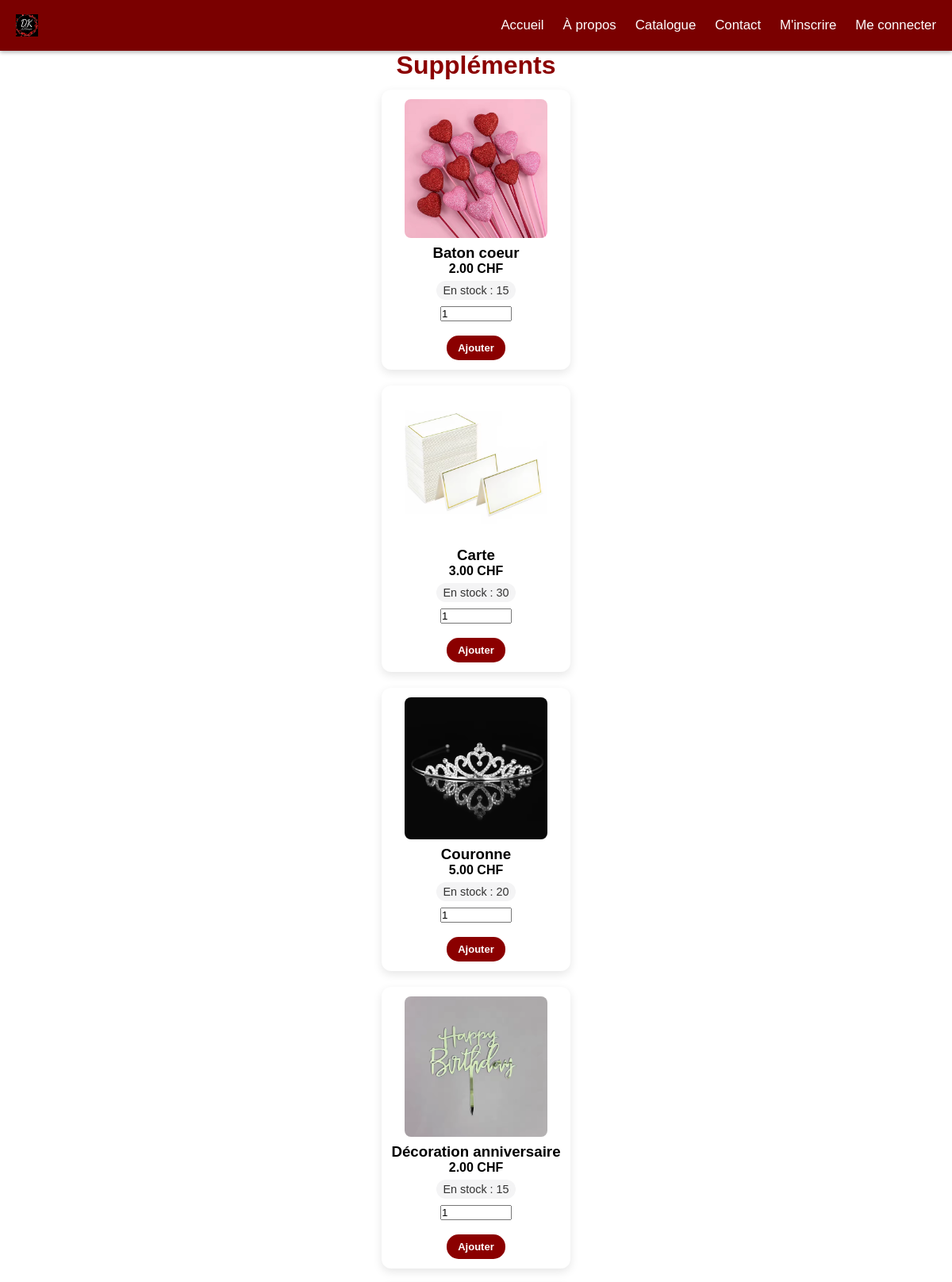
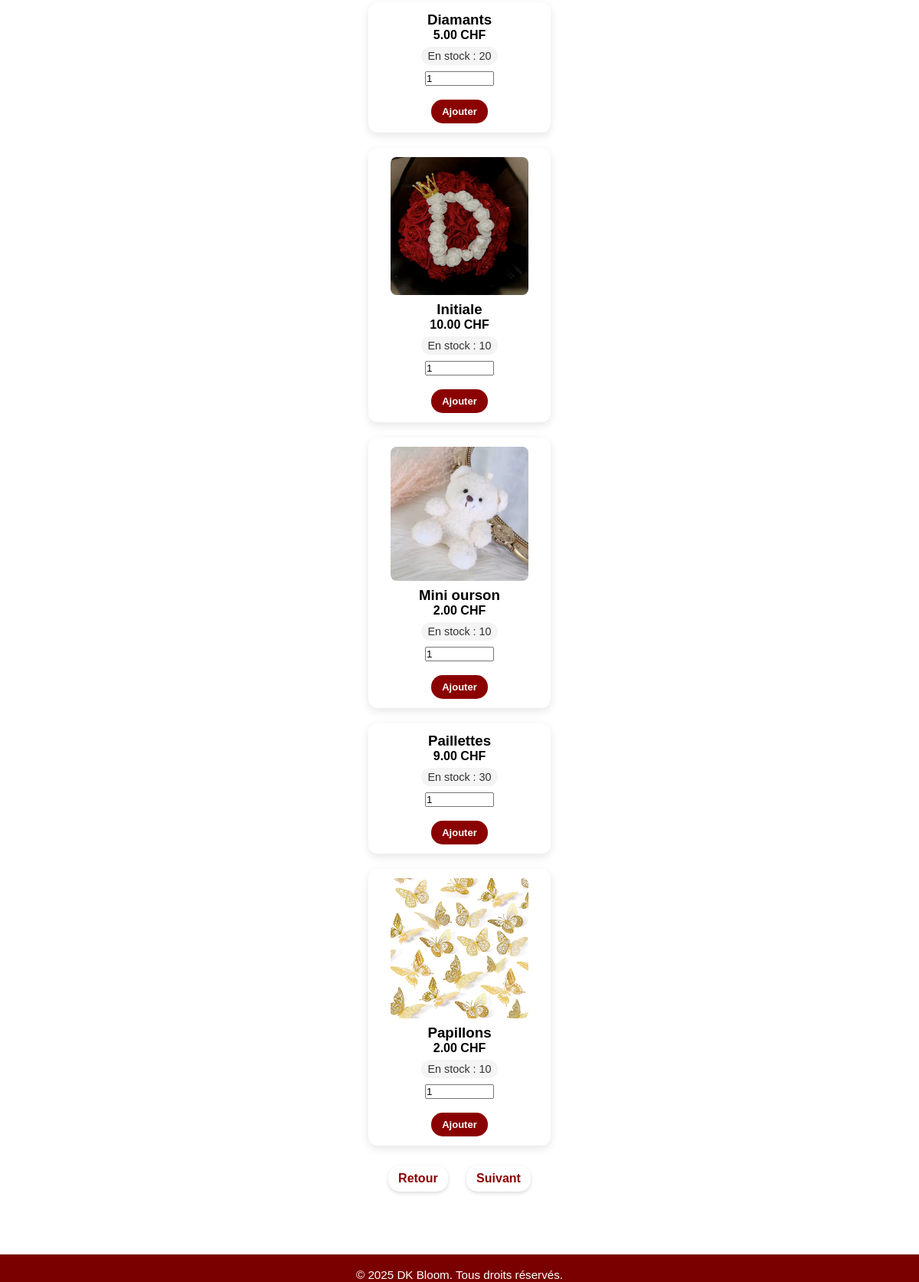
The page /pages/interface_supplement.php on the database its author committed (2 pictures, top to bottom).
### tables this page shows
CREATE TABLE `SUPPLEMENT` (
                              `SUP_ID`            BIGINT PRIMARY KEY AUTO_INCREMENT,
                              `SUP_NOM`           VARCHAR(190) NOT NULL,
                              `SUP_DESCRIPTION`   TEXT NULL,
                              `SUP_PRIX_UNITAIRE` DECIMAL(12,2) NOT NULL,
                              `SUP_QTE_STOCK`     INT NOT NULL DEFAULT 0,
                              CONSTRAINT `CK_SUP_PRIX_NON_NEGATIFS` CHECK (`SUP_PRIX_UNITAIRE` >= 0),
                              CONSTRAINT `CK_SUP_STOCK_NON_NEGATIFS` CHECK (`SUP_QTE_STOCK` >= 0)
);

### pages/interface_supplement.php (the view, shortened to what this page needs)
<?php
$dir  = rtrim(dirname($_SERVER['PHP_SELF'] ?? $_SERVER['SCRIPT_NAME']), '/\\');
$BASE = ($dir === '' || $dir === '.') ? '/' : $dir . '/';
$pdo = require __DIR__ . '/../database/config/connexionBDD.php';
$sql = "SELECT SUP_ID, SUP_NOM, SUP_PRIX_UNITAIRE AS PRICE, COALESCE(SUP_QTE_STOCK,0) AS STOCK
        FROM SUPPLEMENT
        ORDER BY SUP_NOM";
$supps = $pdo->query($sql)->fetchAll(PDO::FETCH_ASSOC);
$legacyMap = [
    1=>'ours_blanc.PNG',
    2=>'happybirthday.PNG',
    3=>'papillon_doree.PNG',
    4=>'baton_coeur.PNG',
    5=>'diamant.PNG',
    6=>'couronne.PNG',
    7=>'paillette_argent.PNG',
    8=>'lettre.png',
    9=>'carte.PNG',
];
function resolveSuppImage(int $id, string $name, string $BASE, array $legacyMap): ?string {
    $fsRoot = __DIR__;
    $fs1 = $fsRoot . "/img/supplements/supp_{$id}.png";
    if (!empty($legacyMap[$id])) {
        $legacy = $legacyMap[$id];
        $fs2 = $fsRoot . "/img/" . $legacy;
        if (is_file($fs2)) return $BASE . "img/" . $legacy;
    }
    return null;
}
?>
<!DOCTYPE html>
<html lang="fr">
<head>
    <link rel="stylesheet" href="<?= $BASE ?>css/style_header_footer.css">
    <link rel="stylesheet" href="<?= $BASE ?>css/styleCatalogue.css">
</head>
<body>
<?php include __DIR__ . '/includes/header.php'; ?>
<main class="container catalogue-page" role="main">
    <h1 class="section-title">Suppléments</h1>
    <div id="supp-grid" class="catalogue" aria-label="Liste de suppléments">
        <?php foreach ($supps as $s):
            $id    = (int)$s['SUP_ID'];
            $name  = $s['SUP_NOM'];
            $price = (float)$s['PRICE'];
            $stock = (int)$s['STOCK'];
            $imgUrl = resolveSuppImage($id, $name, $BASE, $legacyMap);
            $disabled = $stock <= 0;
            ?>
            <div class="card product"
                 data-sup-id="<?= $id ?>"
                 data-name="<?= htmlspecialchars($name, ENT_QUOTES, 'UTF-8') ?>"
                 data-stock="<?= $stock ?>"
                 data-disabled="<?= $disabled ? '1' : '0' ?>">
                <?php if ($imgUrl): ?>
                    <img src="<?= htmlspecialchars($imgUrl) ?>"
                         alt="<?= htmlspecialchars($name) ?>"
                         loading="lazy">
                <?php endif; ?>
                <h3><?= htmlspecialchars($name) ?></h3>
                <p class="price"><?= number_format($price, 2, '.', '\'') ?> CHF</p>
                <span class="stock-badge <?= $disabled ? 'out':'' ?>" data-stock-badge>
          <?= $disabled ? 'Rupture de stock' : ('En stock : '.$stock) ?>
        </span>
                <div class="qty-wrap">
                    <input id="qty-<?= $id ?>"
                           type="number"
                           class="qty"
                           name="qty"
                           min="1"
                           max="<?= max(1, $stock) ?>"
                           step="1"
                           value="1"
                           inputmode="numeric"
                        <?= $disabled ? 'disabled' : '' ?>>
                </div>
                <br>
                <button type="button" class="add-to-cart" data-add <?= $disabled ? 'disabled' : '' ?>>
                    Ajouter
                </button>
            </div>
        <?php endforeach; ?>
    </div>
    <?php
    $origin = $_GET['from'] ?? '';
    if ($origin === '') $origin = 'bouquet';
    $retour  = ($origin === 'fleur') ? $BASE . 'fleur.php' : $BASE . 'interface_catalogue_bouquet.php';
    $suivant = $BASE . 'interface_emballage.php?from=' . urlencode($origin);
    ?>
    <div class="nav-actions" style="text-align:center; margin:16px 0 24px;">
        <a href="<?= htmlspecialchars($retour) ?>" class="button">Retour</a>
        <a href="<?= htmlspecialchars($suivant) ?>" class="button">Suivant</a>
    </div>
</main>
<?php include __DIR__ . '/includes/footer.php'; ?>
</body>
</html>

### pages/includes/header.php (shortened to what this page needs)
<?php
$dir  = rtrim(dirname($_SERVER['PHP_SELF'] ?? $_SERVER['SCRIPT_NAME']), '/\\');
$BASE = ($dir === '' || $dir === '.') ? '/' : $dir . '/';
$isLogged = !empty($_SESSION['per_id']);
?>
<header class="site-header">
    <div class="header">
        <a href="<?= $BASE ?>index.php" class="logo">
            <img src="<?= $BASE ?>img/logo.jpg" alt="DK Bloom" width="120">
        </a>
        <nav class="menu">
            <a href="<?= $BASE ?>index.php">Accueil</a>
            <a href="<?= $BASE ?>apropos.php">À propos</a>
            <a href="<?= $BASE ?>interface_selection_produit.php">Catalogue</a>
            <a href="<?= $BASE ?>contact.php">Contact</a>
            <?php if ($isLogged): ?>
                <a href="<?= $BASE ?>info_perso.php">Mon espace</a>
                <a href="<?= $BASE ?>commande.php">Mon panier</a>
                <a href="<?= $BASE ?>interface_deconnexion.php">Me déconnecter</a>
            <?php else: ?>
                <a href="<?= $BASE ?>interface_inscription.php">M'inscrire</a>
                <a href="<?= $BASE ?>interface_connexion.php">Me connecter</a>
            <?php endif; ?>
        </nav>
    </div>
</header>

### pages/includes/footer.php (shortened to what this page needs)
<footer class="site-footer" role="contentinfo">
    <div class="footer-inner">
        <p class="legal">© <?= date('Y') ?> DK Bloom. Tous droits réservés.</p>
    </div>
</footer>

### pages/css/style_header_footer.css (style rules this page uses)
:root { --brand:#7a0000; --container:1200px; --header-h:64px; }
* { margin:0;padding:0;box-sizing:border-box }
html,body { height:100% }
body { min-height:100%; display:flex; flex-direction:column; font-family:Arial, sans-serif; padding-top:var(--header-h); }
main { flex:1 }
.container { max-width:var(--container);margin:0 auto;padding:0 16px }
.site-header { position:fixed; inset:0 0 auto 0; height:var(--header-h); background:var(--brand); color:#fff; z-index:1000; box-shadow:0 2px 5px rgba(0,0,0,.3); }
.header { height:var(--header-h); display:flex; align-items:center; justify-content:space-between; gap:16px; padding:0 20px; }
.logo img { height:28px; width:auto; display:block }
.menu { position:fixed; top:0; right:-100%; height:100%; width:260px; background:#222; padding:64px 20px; display:flex; flex-direction:column; gap:18px; transition:right .3s ease; z-index:1050; }
.menu a { color:#fff; text-decoration:none; font-size:1.05rem; }
@media (min-width:768px) { .menu { position:static; height:auto; width:auto; background:transparent; padding:0; flex-direction:row; gap:24px; right:auto; } }
@media (min-width:768px) { .menu a { color:#fff; } }
.site-footer { background:var(--brand); color:#fff; padding:18px 0; margin-top:48px; overflow:hidden; }
.site-footer .footer-inner { max-width:var(--container); margin:0 auto; padding:0 16px; display:flex; flex-direction:column; align-items:center; gap:12px; text-align:center; }
.site-footer .legal { font-size:.95rem; font-weight:400; margin:0; }
.site-footer p { font-size:.95rem !important; margin:0 !important; font-weight:400 !important; }

### pages/css/styleCatalogue.css (style rules this page uses)
h1, .catalogue-page .section-title { color: darkred; text-align: center; margin: 0 0 12px; padding: 0; }
button { background: darkred; color: #fff; border: none; padding: 8px 14px; border-radius: 15px; cursor: pointer; font-size: 13px; font-weight: bold; transition: background .3s, transform .2s; }
a.button, a.add-to-cart { display: inline-block; margin: 10px; padding: 8px 13px; background: #fff; color: darkred; text-decoration: none; font-weight: bold; border-radius: 15px; box-shadow: 0 2px 5px rgba(0,0,0,.15); transition: background .3s, transform .2s; }
:root { --card-min: 220px; }
#produit_bouquet, .catalogue, #emballage { display: grid; gap: 20px; justify-items: center; }
@media (min-width: 1200px) and (max-width: 1499px) { #produit_bouquet, .catalogue, #emballage { grid-template-columns: repeat(4, minmax(var(--card-min), 1fr)); } }
#produit_bouquet > *, .catalogue .card.product, #emballage > * { background: #fff; padding: 12px; border-radius: 12px; box-shadow: 0 4px 12px rgba(0,0,0,.1); text-align: center; width: 100%; max-width: 240px; }
#produit_bouquet img, .catalogue .card.product img, #emballage img { max-width: 180px; height: auto; display: block; margin: 0 auto 8px; border-radius: 8px; }
.price { font-weight: 600; }

### pages/interface_supplement.php (style rules this page uses)
#supp-grid { display:grid; gap:20px; justify-items:center; grid-template-columns: repeat(auto-fill, minmax(230px, 1fr)); }
.card.product { background:#fff; padding:12px; border-radius:12px; box-shadow:0 4px 12px rgba(0,0,0,.1); text-align:center; width:100%; max-width:260px; position:relative; }
.card.product img { display:block; margin:0 auto 8px; border-radius:8px; max-width:180px; height:auto; }
.stock-badge { margin:6px 0 8px; font-size:.9rem; padding:4px 8px; border-radius:999px; display:inline-block; background:#f4f4f5; color:#333; }
.qty { width:90px; }

### rows shown on the page
supplement: shows a picture, SUP_NOM "Baton coeur", SUP_PRIX_UNITAIRE "2.00", stock "15"
supplement: shows a picture, SUP_NOM "Carte", SUP_PRIX_UNITAIRE "3.00", stock "30"
supplement: shows a picture, SUP_NOM "Couronne", SUP_PRIX_UNITAIRE "5.00", stock "20"
supplement: shows a picture, SUP_NOM "Décoration anniversaire", SUP_PRIX_UNITAIRE "2.00", stock "15"
supplement: SUP_NOM "Diamants", SUP_PRIX_UNITAIRE "5.00", stock "20"
supplement: shows a picture, SUP_NOM "Initiale", SUP_PRIX_UNITAIRE "10.00", stock "10"
supplement: shows a picture, SUP_NOM "Mini ourson", SUP_PRIX_UNITAIRE "2.00", stock "10", qty "1"
supplement: SUP_NOM "Paillettes", SUP_PRIX_UNITAIRE "9.00", stock "30"
supplement: shows a picture, SUP_NOM "Papillons", SUP_PRIX_UNITAIRE "2.00", stock "10"
